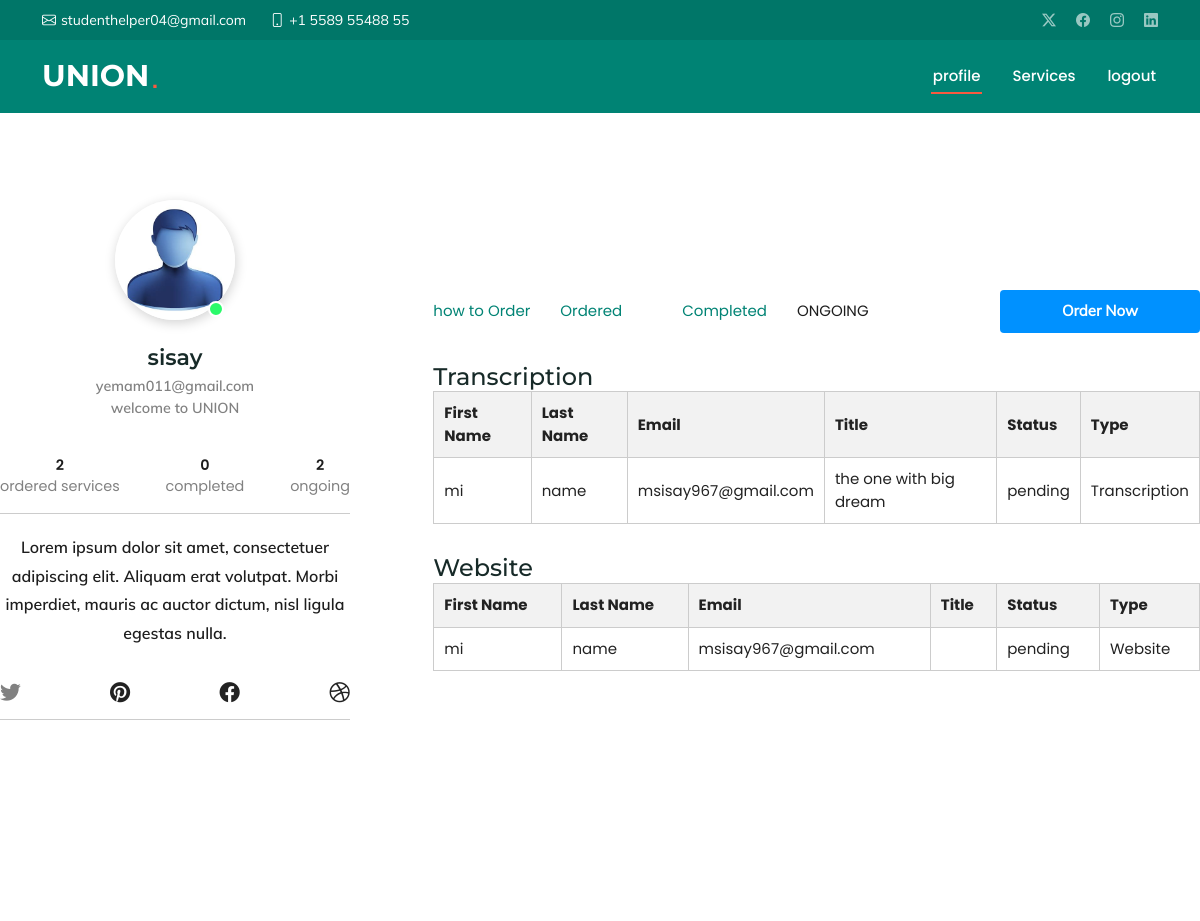
The page /pending_orders/ (signed in, upper part) on the database as committed earlier.
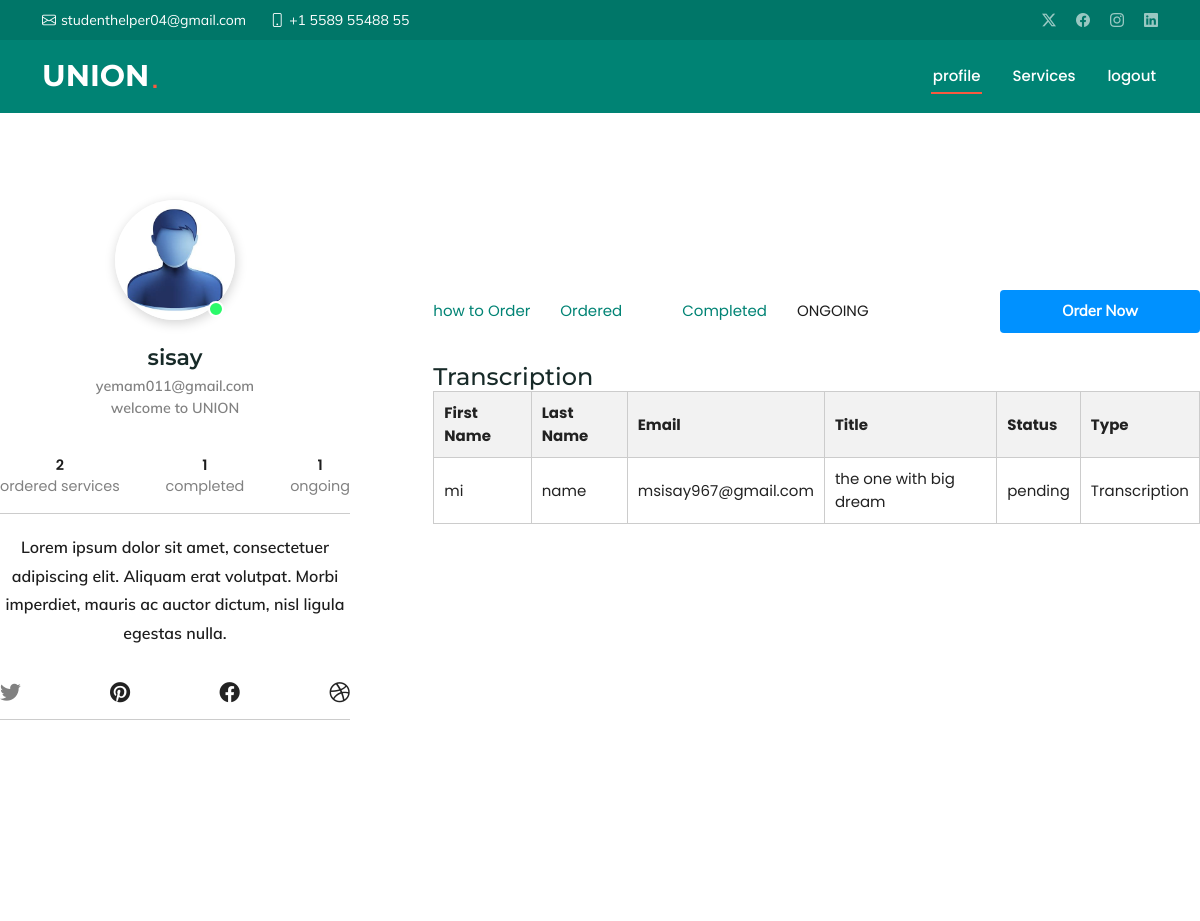
The same page on the database as committed later.
### ORDER/models.py (models this page shows, shortened)
class Transcription(models.Model):
    STATUS_CHOICES = [
        ('pending', 'Pending'),
        ('completed', 'Completed')
    ]
    user_name = models.ForeignKey(User,on_delete=models.CASCADE,default=19 )
    firstname = models.CharField(max_length=100)
    lastname = models.CharField(max_length=100)
    email = models.EmailField()
    phone_number = models.CharField(max_length=20)
    gender = models.CharField(max_length=10, choices=(('male', 'Male'), ('female', 'Female')))
    accept_terms = models.BooleanField()
    title = models.CharField(max_length=255)
    transcribed_file = models.FileField(upload_to='Transcription/')
    source_language = models.CharField(max_length=100)
    target_language = models.CharField(max_length=100)
    deadline = models.DateTimeField()
    description = models.TextField(blank=True, null=True)
    status = models.CharField(max_length=10, choices=STATUS_CHOICES, default='pending')

class Website_project(models.Model):
    STATUS_CHOICES = [
        ('pending', 'Pending'),
        ('completed', 'Completed')
    ]
    user_name = models.ForeignKey(User,on_delete=models.CASCADE,default=19 )
    firstname = models.CharField(max_length=100)
    lastname = models.CharField(max_length=100)
    email = models.EmailField()
    phone_number = models.CharField(max_length=20)
    gender = models.CharField(max_length=10, choices=(('male', 'Male'), ('female', 'Female')))
    accept_terms = models.BooleanField()
    website_file = models.FileField(upload_to='Website/')
    website_title = models.CharField(max_length=255)
    framework = models.CharField(max_length=255,blank=False,null=False)
    website_type = models.CharField(max_length=255,blank=False,null=False)
    deadline = models.DateTimeField()
    description = models.TextField(blank=True, null=True)
    status = models.CharField(max_length=10, choices=STATUS_CHOICES, default='pending')

### ORDER/views.py (the view)
# urls.py: path('pending_orders/',pending_orders,name='pending_orders' ),
@login_required(login_url='user:login')
def pending_orders(request):
    graphics = GraphicsDesignSubmission.objects.filter(user_name=request.user,status='pending')
    programming = ProgrammingProjectSubmission.objects.filter(user_name=request.user,status='pending')
    video = VideoEditingSubmission.objects.filter(user_name=request.user,status='pending')
    transcription = Transcription.objects.filter(user_name=request.user,status='pending')
    assignment = Assignment.objects.filter(user_name=request.user,status='pending')
    business_plans = Business_plan.objects.filter(user_name=request.user,status='pending')
    researches = Research.objects.filter(user_name=request.user,status='pending')
    theses = Thesis.objects.filter(user_name=request.user,status='pending')
    web = Website_project.objects.filter(user_name=request.user,status='pending')
    edit = editing.objects.filter(user_name=request.user,status='pending')
    total,pending,completed = utility(request.user)
    context = {
        'total_completed':completed,
        'total_pending':pending,
        'total':total,
        'business_plans': business_plans,
        'researches': researches,
        'theses': theses,
        'assignment':assignment,
        'transcriptions':transcription,
        'videos':video,
        'programmings':programming,
        'graphicss':graphics,
        'websites':web,
        'editings':edit
    }
    return render(request, 'order/pending_ordres.html', context)

### USER/templatetags/active_url.py (called while the page is built)
@register.simple_tag
def is_active(request, url_name):
    try:
        if request.path == reverse(url_name):
            return 'active'
    except NoReverseMatch:
        pass
    return ''

### ORDER/templates/order/pending_ordres.html (shortened to what this page needs)
{% extends 'order/profile.html' %}
{% block content2 %}
    {% if transcriptions %}
    <h4>Transcription</h4>
    <table>
        <thead>
            <tr>
                <th>First Name</th>
                <th>Last Name</th>
                <th>Email</th>
                <th>Title</th>
                <th>Status</th>
                <th>Type</th>
            </tr>
        </thead>
        <tbody>
            {% for transcription in transcriptions %}
            <tr>
                <td>{{ transcription.firstname }}</td>
                <td>{{ transcription.lastname }}</td>
                <td>{{ transcription.email }}</td>
                <td>{{ transcription.title }}</td>
                <td>{{ transcription.status }}</td>
                <td>Transcription</td>
            </tr>
            {% endfor %}
        </tbody>
    </table>
    {% endif %}
    {% if websites %}
    <h4>Website</h4>
    <table>
        <thead>
            <tr>
                <th>First Name</th>
                <th>Last Name</th>
                <th>Email</th>
                <th>Title</th>
                <th>Status</th>
                <th>Type</th>
            </tr>
        </thead>
        <tbody>
            {% for website in websites %}
            <tr>
                <td>{{ website.firstname }}</td>
                <td>{{ website.lastname }}</td>
                <td>{{ website.email }}</td>
                <td>{{ website.title }}</td>
                <td>{{ website.status }}</td>
                <td>Website</td>
            </tr>
            {% endfor %}
        </tbody>
    </table>
    {% endif %}
{% endblock %}

### ORDER/templates/order/profile.html (shortened to what this page needs)
{% extends 'base.html' %}{%load static%}
{% load active_url %}
{% block content %}
<section id="profile">
    <div id="cols__container1" class="cols__container">
      <div class="left__col">
              <div class="img__container">
    <img src="{% static 'css/image.png' %}" alt="Alexandra Smith">
      <span></span>
    </div>
    <h2>{{request.user.username}}</h2>
    <p>{{request.user.email}}</p>
    <p>welcome to UNION</p>
    <ul class="about">
      <li><span>{{total}}</span>ordered services</li>
              <li><span>{{total_completed}}</span>completed</li>
              <li><span>{{total_pending}}</span>ongoing</li>
    </ul>
    <div class="content">
      <p>Lorem ipsum dolor sit amet, consectetuer adipiscing elit. Aliquam erat volutpat. Morbi imperdiet, mauris ac auctor dictum, nisl ligula egestas nulla. </p>
        <ul class="about">
        <li><i class="fab fa-twitter"></i></li>
    <i class="fab fa-pinterest"></i>
    <i class="fab fa-facebook"></i>
    <i class="fab fa-dribbble"></i>
      </ul>
    </div>
    </div>
    <div class="right__col">
      <nav class="uls">
           <ul >
            <li><a class="{% is_active request 'order:profile' %}" href="{%url 'order:profile'%}">how to Order</a></li>
            <li><a class="{% is_active request 'order:total_order' %}" href="{%url 'order:total_order'%}">Ordered</></li>
             <li><a class="{% is_active request 'order:completed_orders' %}" href="{%url 'order:completed_orders'%}">Completed</a></li>
             <li><a class="{% is_active request 'order:pending_orders' %}" href="{%url 'order:pending_orders'%}">Ongoing</a></li>
      </ul>
      <a href="#services"><button>Order Now</button></a>
      </nav>
      <div >
          {%block content2%}{%endblock%}
      </div>
    </div>
  </section>
  <section id="services" class="services section">
    </section>
    {%endblock%}

### templates/base.html (shortened to what this page needs)
{% load static %}
<!DOCTYPE html>
<html lang="en">
<head>
  <link href="{%static 'css/assets/vendor/bootstrap/css/bootstrap.min.css'%}" rel="stylesheet">
  <link href="{%static 'css/assets/vendor/bootstrap-icons/bootstrap-icons.css'%}" rel="stylesheet">
  <link href="{%static 'css/assets/vendor/aos/aos.css'%}" rel="stylesheet">
  <link href="{%static 'css/assets/vendor/glightbox/css/glightbox.min.css'%}" rel="stylesheet">
  <link href="{%static 'css/assets/vendor/swiper/swiper-bundle.min.css'%}" rel="stylesheet">
  <link rel="stylesheet" href="{%static 'css/assets/css/style.css'%}">
  <link rel="stylesheet" href="{%static 'css/assets/css/demo.css'%}">
  <link rel='stylesheet' href='https://cdnjs.cloudflare.com/ajax/libs/font-awesome/5.15.4/css/all.min.css'>
  <link href="{%static 'css/assets/css/main.css'%}" rel="stylesheet">
  <link href="{%static 'css/login.css'%}" rel="stylesheet">
  <link rel="stylesheet" href="{% static 'css/confirm1.css'%}">
  <link rel="stylesheet" href="{%static 'css/fonts/material-design-iconic-font/css/material-design-iconic-font.css'%}">
  <link rel="stylesheet" href="{%static 'css/css/style.css'%}">
</head>
<body class="index-page">
  <header id="header" class="header fixed-top">
    <div class="topbar d-flex align-items-center">
      <div class="container d-flex justify-content-center justify-content-md-between">
        <div class="contact-info d-flex align-items-center">
          <i class="bi bi-envelope d-flex align-items-center"><a href="mailto:contact@example.com">studenthelper04@gmail.com</a></i>
          <i class="bi bi-phone d-flex align-items-center ms-4"><span>+1 5589 55488 55</span></i>
        </div>
        <div class="social-links d-none d-md-flex align-items-center">
          <a href="#" class="twitter"><i class="bi bi-twitter-x"></i></a>
          <a href="#" class="facebook"><i class="bi bi-facebook"></i></a>
          <a href="#" class="instagram"><i class="bi bi-instagram"></i></a>
          <a href="#" class="linkedin"><i class="bi bi-linkedin"></i></a>
        </div>
      </div>
    </div>
    <div class="branding d-flex align-items-cente">
      <div class="container position-relative d-flex align-items-center justify-content-between">
        {%if user.is_authenticated%}
        <a href="{%url 'order:profile'%}" class="logo d-flex align-items-center">
        {%else%}
        <a href="/" class="logo d-flex align-items-center">
        {%endif%}
          <h1 class="sitename">UNION</h1>
          <span>.</span>
        </a>
        <nav id="navmenu" class="navmenu">
          {%if user.is_authenticated%}
          <ul>
            <li><a href="#profile">profile</a></li>
            <li><a href="#services" class="active">Services<br></a></li>
            <li><a href="{%url 'user:logout'%}">logout</a></li>
          </ul>
          {%endif%}
        </nav>
      </div>
    </div>
  </header>
  <main class="main">
{% block content %}
{% endblock %}
</main>
</body>
</html>

### static/css/assets/css/demo.css (style rules this page uses)
#cols__container1 { width: 100%; margin-top: 200px; padding: 0; box-sizing: border-box; min-height: 70vh; font-family: "Poppins", sans-serif; }
.about { list-style-type: none; margin: 0; padding: 0; display: flex; align-items: center; }
a { text-decoration: none; }
@media (min-width: 868px) { .cols__container { max-width: 1200px; margin: 0 auto; width: 90%; justify-content: space-between; display: grid; grid-template-columns: 1fr 2fr; gap: 50px; } }
.cols__container .left__col { padding: 25px 20px; text-align: center; max-width: 350px; position: relative; margin: 0 auto; }
@media (min-width: 868px) { .cols__container .left__col { padding: 25px 0px; } }
@media (min-width: 1017px) { .cols__container .left__col { margin: 0; margin-right: auto; } }
.cols__container .left__col .img__container { position: absolute; top: -60px; left: 50%; transform: translatex(-50%); }
.cols__container .left__col .img__container img { width: 120px; height: 120px; object-fit: cover; border-radius: 50%; display: block; box-shadow: 1px 3px 12px rgba(0, 0, 0, 0.18); }
.cols__container .left__col .img__container span { position: absolute; background: #2afa6a; width: 16px; height: 16px; border-radius: 50%; bottom: 3px; right: 11px; border: 2px solid #fff; }
.cols__container .left__col h2 { margin-top: 60px; font-weight: 600; font-size: 22px; margin-bottom: 5px; }
.cols__container .left__col p { font-size: 0.9rem; color: #818181; margin: 0; }
.cols__container .left__col .about { justify-content: space-between; position: relative; margin: 35px 0; }
.cols__container .left__col .about li { display: flex; flex-direction: column; color: #818181; font-size: 0.9rem; }
.cols__container .left__col .about li span { color: #1d1d1d; font-weight: 600; }
.cols__container .left__col .about:after { position: absolute; content: ""; bottom: -16px; display: block; background: #cccccc; height: 1px; width: 100%; }
.cols__container .content p { font-size: 1rem; color: #1d1d1d; line-height: 1.8em; }
.cols__container .content ul { gap: 30px; justify-content: center; align-items: center; margin-top: 25px; }
.cols__container .content ul li { display: flex; }
.cols__container .content ul i { font-size: 1.3rem; }
.cols__container .right__col nav { display: flex; align-items: center; padding: 30px 0; justify-content: space-between; flex-direction: column; }
@media (min-width: 1016px) { .cols__container .right__col nav { flex-direction: row; } }
.cols__container .right__col nav ul { display: flex; gap: 20px; flex-direction: column; }
@media (min-width: 868px) { .cols__container .right__col nav ul { flex-direction: row; gap: 30px; } }
.cols__container .right__col nav ul li a.active { text-transform: uppercase; color: #1d1d1d; }
.cols__container .right__col nav button { background: #0091ff; color: #fff; border: none; padding: 10px 25px; border-radius: 4px; cursor: pointer; margin-top: 20px; }
@media (min-width: 1016px) { .cols__container .right__col nav button { margin-top: 0; width:200px; } }
table { width: 100%; border-collapse: collapse; margin-bottom: 30px; }
table, th, td { border: 1px solid #ccc; }
th, td { padding: 10px; text-align: left; }
thead { background-color: #f2f2f2; }

### static/css/login.css (style rules this page uses)
*, *:before, *:after { margin: 0; box-sizing: border-box; }
body { background-color: #080710; }
::placeholder { color: #111114; }
button { margin-top: 14px; width: 100%; background-color: #008374; color: #080710; padding: 15px 0; font-size: 18px; font-weight: 600; border-radius: 5px; cursor: pointer; }

### static/css/css/style.css (style rules this page uses)
* { -webkit-box-sizing: border-box; -moz-box-sizing: border-box; box-sizing: border-box; }
body { font-family: "Muli-Regular"; font-size: 15px; color: #999; margin: 0; }
input, textarea, select, button { font-family: "Muli-Regular"; font-size: 15px; }
p, h1, h2, h3, h4, h5, h6, ul { margin: 0; }
ul { padding: 0; margin: 0; list-style: none; }
a { text-decoration: none; }
img { max-width: 100%; }
p { font-family: "Muli-SemiBold"; font-size: 20px; color: black; text-align: center; margin-bottom: 26px; }

Rows that differ between the two databases and show on the page:
no longer on this page (row edited): Website_project: firstname "mi", lastname "name", email "msisay967@gmail.com", status "pending"
Other text that changed with them:
{{ total_completed }}: "0" → "1"
{{ total_pending }}: "2" → "1"
text no longer shown: "Website First Name Last Name Email Title Status Type"
